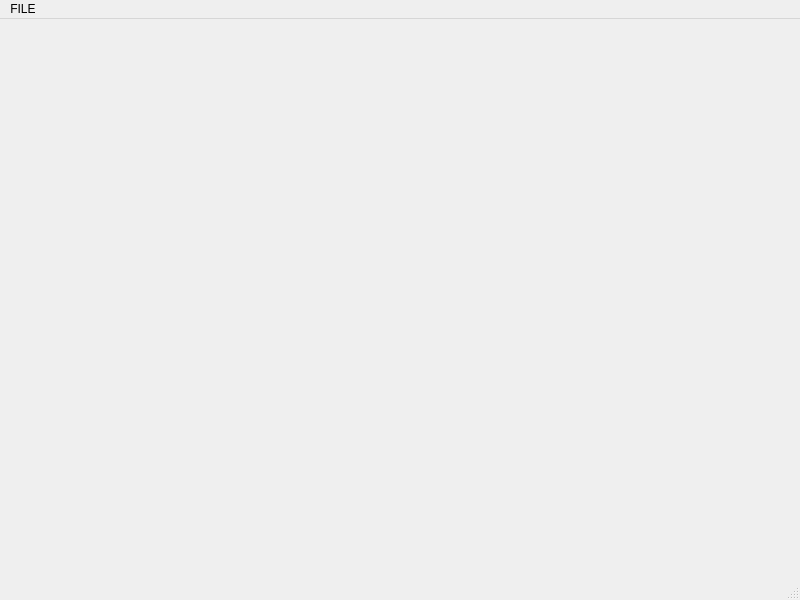
<?xml version="1.0" encoding="UTF-8"?>
<ui version="4.0">
 <class>MainWindow</class>
 <widget class="QMainWindow" name="MainWindow">
  <property name="geometry">
   <rect>
    <x>0</x>
    <y>0</y>
    <width>800</width>
    <height>600</height>
   </rect>
  </property>
  <property name="windowTitle">
   <string>MainWindow</string>
  </property>
  <widget class="QWidget" name="centralwidget"/>
  <widget class="QMenuBar" name="menubar">
   <property name="geometry">
    <rect>
     <x>0</x>
     <y>0</y>
     <width>800</width>
     <height>22</height>
    </rect>
   </property>
   <widget class="QMenu" name="menufile">
    <property name="font">
     <font>
      <pointsize>11</pointsize>
     </font>
    </property>
    <property name="title">
     <string>FILE</string>
    </property>
    <addaction name="actioncompile_new_file"/>
   </widget>
   <addaction name="menufile"/>
  </widget>
  <widget class="QStatusBar" name="statusbar"/>
  <action name="actioncompile_new_file">
   <property name="text">
    <string>compile new file</string>
   </property>
   <property name="font">
    <font>
     <pointsize>11</pointsize>
    </font>
   </property>
  </action>
 </widget>
 <resources/>
 <connections/>
</ui>
